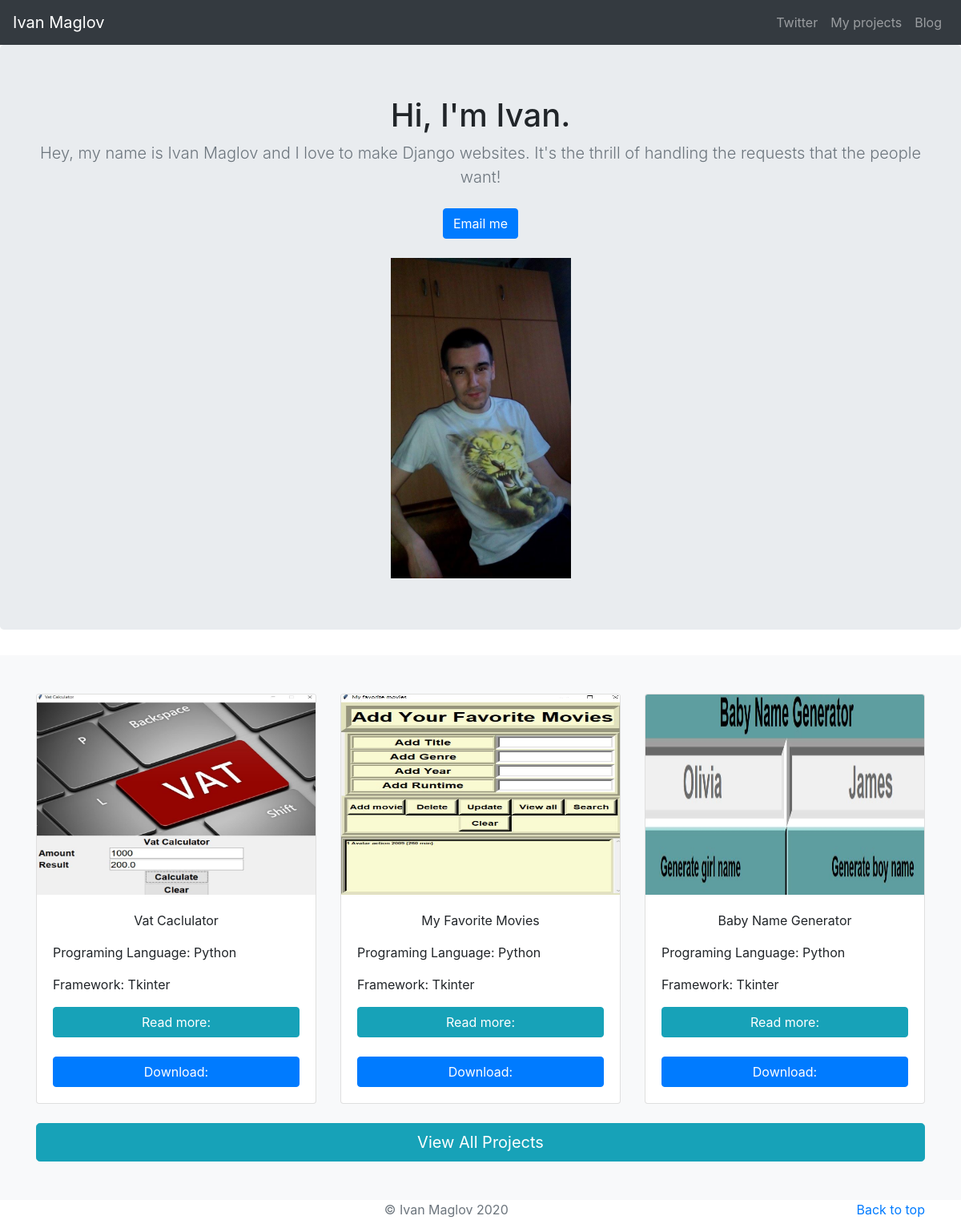
The page / on the database its author committed.
### myprojects/models.py (models this page shows, shortened)
class Projects(models.Model):
    title=models.CharField(max_length=260)
    programming_language=models.CharField(max_length=260)
    framework=models.CharField(max_length=260)
    picture=models.ImageField(upload_to='images/', height_field='height',
        width_field='width')
    height = models.IntegerField(default=0)
    width = models.IntegerField(default=0)
    description=RichTextUploadingField(blank=True, null=True,max_length=600)
    file = models.FileField(upload_to='uploads/%Y/%m/%d/%H/%M/%S/')
    link=models.CharField(max_length=500)
    pub_date = models.DateTimeField()

### myprojects/views.py (the view)
# urls.py: path('', myprojects.views.home, name="home"),
def home(request):
    projects=Projects.objects.all().order_by('-pub_date')[:3]
    return render(request, 'homepage.html', {'projects': projects })

### myprojects/templates/homepage.html (shortened to what this page needs)
<!doctype html>
<html lang="en">
  <head>
        {% load static %}
<link rel="stylesheet" href="https://stackpath.bootstrapcdn.com/bootstrap/4.3.1/css/bootstrap.min.css">
  </head>
  <body>
    <header>
 <nav class="navbar navbar-expand-lg navbar-dark bg-dark">
  <a class="navbar-brand" href="{% url 'home' %}">Ivan Maglov</a>
  <div class="collapse navbar-collapse" id="navbarNavAltMarkup">
    <div class="navbar-nav ml-auto">
      <a class="nav-item nav-link" target="_blank" href="https://twitter.com/IvanMaglov">Twitter</a>
      <a class="nav-item nav-link" href="{% url 'allprojects' %}">My projects</a>
      <a class="nav-item nav-link" href="{% url 'allblogs' %}">Blog</a>
    </div>
  </div>
</nav>
</header>
<main role="main">
  <section class="jumbotron text-center">
        <div class="container">
          <h1 class="jumbotron-heading">Hi, I'm Ivan.</h1>
          <p class="lead text-muted">Hey, my name is Ivan Maglov and I love to make Django websites. It's the thrill of handling the requests that the people want!</p>
          <p>
            <a href="mailto:iop8888@gmail.com" class="btn btn-primary my-2">Email me</a>
          </p>
          <img src="{% static 'me.jpg' %}" height="400" />
        </div>
      </section>
        <div class="album py-5 bg-light" id="project">
<div class="container">
    <div class="row">
        {% for project in projects %}
        <div class="col-md-4">
              <div class="card mb-4 box-shadow">
                <img class="card-img-top" src="{{ project.picture.url }}" height="250" />
                  <div class="card-body">
               <p class="card-text text-center">{{ project.title}}</p>
                 <p class="card-text text-left">Programing Language: {{ project.programming_language}}</p>
                  <p  class="card-text text-left">Framework: {{ project.framework}}</p>
                     <button onclick="window.location='{% url 'detail' project.id %}';" style="cursor:pointer;"
                             type="button" class="btn btn-info btn-block" >Read more:  </button>
        <a href="{{ project.link }}"/><button type="button" class="btn btn-primary btn-block" >Download:  </button></a>
                      </div>
                   </div>
             </div>
        {% endfor %}
                 </div>
<button onclick="window.location='{% url 'allprojects' %}';"  type="button" class="btn btn-info btn-lg btn-block">View All Projects</button>
             </div>
         </div>
</main>
<footer class="text-muted">
  <div class="container">
    <p class="float-right">
      <a href="#">Back to top</a>
    </p>
    <p class="text-center"> &copy; Ivan Maglov {% now "Y" %} </p>
  </div>
</footer>
</body>
</html>

### rows shown on the page
Projects: picture (picture), title "Vat Caclulator", programming_language "Python", framework "Tkinter"
Projects: picture (picture), title "My Favorite Movies", programming_language "Python", framework "Tkinter"
Projects: picture (picture), title "Baby Name Generator", programming_language "Python", framework "Tkinter"
